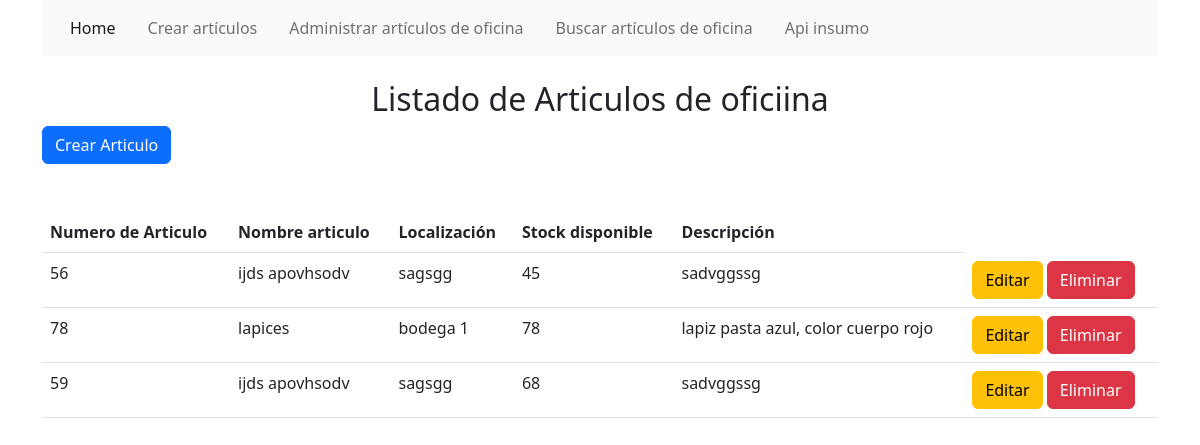
Page /oficina/listar_oficina on the committed database.
### oficina/models.py (models this page shows)
class InsumosOficina(models.Model):
    nro_article = models.CharField(primary_key=True, max_length=50, null=False)
    name_article = models.CharField(max_length=50, null=False)
    location = models.CharField(max_length=25, null=False)
    stock = models.IntegerField(null=False)
    description = models.CharField(max_length=100, null=False)
    def __str__(self):
        return self.name_article

### oficina/views.py (the view)
# urls.py: path('listar_oficina', views.listar_oficina, name ='listar_oficina'),
def listar_oficina(request):
    articulos = InsumosOficina.objects.all()
    print(articulos)
    return render(request,"oficina/listar_oficina.html", {'articulos':articulos})

### templates/oficina/listar_oficina.html (shortened to what this page needs)
{% extends "oficina/inicio_oficina.html" %} {% block titulo %} Articulos Registrados {% endblock %}
{% block body %}
<h2 class="text-center">Listado de Articulos de oficiina</h2>
<button type="button"  class="btn btn-primary" onclick="document.location.href='registrar_oficina'"> Crear Articulo</button>
<table class="table mt-5">
    <thead>
      <tr>
        <th scope="col">Numero de Articulo</th>
        <th scope="col">Nombre articulo</th>
        <th scope="col">Localización</th>
        <th scope="col">Stock disponible</th>
        <th scope="col">Descripción</th>
      </tr>
    </thead>
    {% if articulos %}
    {% for ar in articulos %}
    <tbody>
      <tr>
        <td>{{ar.nro_article}}</td>
        <td>{{ar.name_article}}</td>
        <td>{{ar.location}}</td>
        <td>{{ar.stock}}</td>
        <td>{{ar.description}}</td>
        <td>
          <a href="{% url 'editar_oficina' ar.nro_article %}"><button class="btn btn-warning">Editar</button></a>
          <a href="{% url 'eliminar_oficina' ar.nro_article%}"><button class="btn btn-danger">Eliminar</button></a>
        </td>
      </tr>
    </tbody>
    {% endfor %}
    {% else %}
    <tbody>
        <tr>
          <td scope="row" colspan="8" class="text-center">No se encontraron vehiculos registrados</td>
    </tbody>
    {% endif %}
</table>
  {% endblock %}

### templates/oficina/inicio_oficina.html (shortened to what this page needs)
<!DOCTYPE html>
<html lang="en">
<head>
    <link href="https://cdn.jsdelivr.net/npm/bootstrap@5.2.3/dist/css/bootstrap.min.css" rel="stylesheet">
</head>
<body>
<div class="container">
    <div class="">
        <nav class="navbar navbar-expand-lg bg-light">
            <div class="container-fluid">
                <div class="collapse navbar-collapse" id="navbarNav">
                    <ul class="navbar-nav">
                        <li class="nav-item mx-2">
                            <a class="nav-link active" aria-current="page" href="{% url 'inicio' %}">Home</a>
                        </li>
                         <li class="nav-item mx-2">
                            <a class="nav-link" href="{% url 'registrar_oficina' %}">Crear artículos</a>
                        </li>
                        <li class="nav-item mx-2">
                            <a class="nav-link" href="{% url 'listar_oficina' %}">Administrar artículos de oficina</a>
                        </li>
                        <li class="nav-item mx-2">
                            <a class="nav-link" href="{% url 'buscar_oficina' %}">Buscar artículos de oficina</a>
                        </li>
                        <li class="nav-item mx-2">
                            <a class="nav-link" href="{% url 'Insumo_APIView_Detail' %}">Api insumo</a>
                        </li>
                    </ul>
                </div>
            </div>
        </nav>
    </div>
<br>
{% block body %}{% endblock body %}
</div>
</body>
</html>

### rows in the picture
InsumosOficina: nro_article "56", name_article "ijds apovhsodv", location "sagsgg", stock "45", description "sadvggssg"
InsumosOficina: nro_article "78", name_article "lapices", location "bodega 1", stock "78", description "lapiz pasta azul, color cuerpo rojo"
InsumosOficina: nro_article "59", name_article "ijds apovhsodv", location "sagsgg", stock "68", description "sadvggssg"
